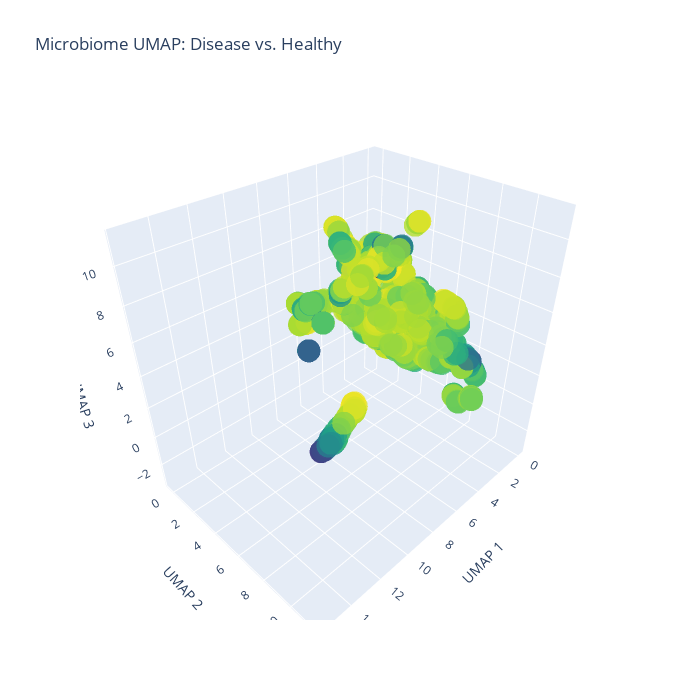

Notebook code for this chart:
### Code cell
umap_df['gini_simpson'] = 1 - np.sum(np.power(umap_df.iloc[:, microbe_column_indices] / 100, 2), axis = 1)

fig_3d = go.Figure()
fig_3d.add_trace(go.Scatter3d(
    x=umap_df["umap_3d_x"],
    y=umap_df["umap_3d_y"],
    z=umap_df["umap_3d_z"],
    mode='markers',
    name=thisDiag,
    marker=dict(color=umap_df["gini_simpson"],
                colorscale = 'Viridis',
                opacity=0.8),
    # name=sp,
    # marker_color=feature_metadata[thisMask]['diagnosis'],
    customdata=umap_df[['External.ID', 'Participant.ID']],
    hovertemplate=(
        "External.ID: %{customdata[0]}<br>"
        "Participant.ID: %{customdata[1]}<extra></extra>"
        )
    )
)

fig_3d.update_layout(
        title='Microbiome UMAP: Disease vs. Healthy',
        scene = dict(
        xaxis_title='UMAP 1',
        yaxis_title='UMAP 2',
        zaxis_title='UMAP 3'),
        width = 700,
        height = 700,
        legend_title='Diagnosis'
)
fig_3d.show()

### Figure 1 — Plotly figure (JSON) as saved in the notebook; plotly's stock layout.template omitted (floating-point values rounded to 4 significant figures; data arrays with more than 128 entries replaced by an {"elided": "..."} marker saying what was removed)
{"data": [{"customdata": {"elided": "1627x2 str values"}, "hovertemplate": "External.ID: %{customdata[0]}<br>Participant.ID: %{customdata[1]}<extra></extra>", "marker": {"color": {"elided": "1627 float values"}, "colorscale": [[0, "#440154"], [0.1111, "#482878"], [0.2222, "#3e4989"], [0.3333, "#31688e"], [0.4444, "#26828e"], [0.5556, "#1f9e89"], [0.6667, "#35b779"], [0.7778, "#6ece58"], [0.8889, "#b5de2b"], [1, "#fde725"]], "opacity": 0.8}, "mode": "markers", "name": "nonIBD", "type": "scatter3d", "x": {"elided": "1627 float values"}, "y": {"elided": "1627 float values"}, "z": {"elided": "1627 float values"}}], "layout": {"height": 700, "legend": {"title": {"text": "Diagnosis"}}, "scene": {"xaxis": {"title": {"text": "UMAP 1"}}, "yaxis": {"title": {"text": "UMAP 2"}}, "zaxis": {"title": {"text": "UMAP 3"}}}, "title": {"text": "Microbiome UMAP: Disease vs. Healthy"}, "width": 700}}
